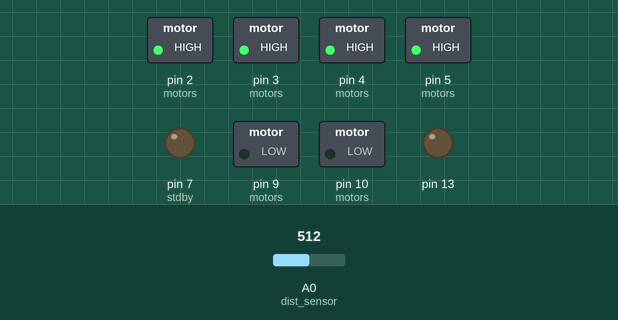
This sketch was run on a simulated Arduino Uno, built with avr-gcc and run on an emulated ATmega328P. Parts: switched loads named in the sketch (green lamp = pin HIGH), output pins drawn as LEDs (lit = HIGH). Dashed ring = blinking. The test bench sets the inputs (shaded band); at power-on: A0 (dist_sensor) = 512.

Above: at 0.1 s.
At 3.2 s:
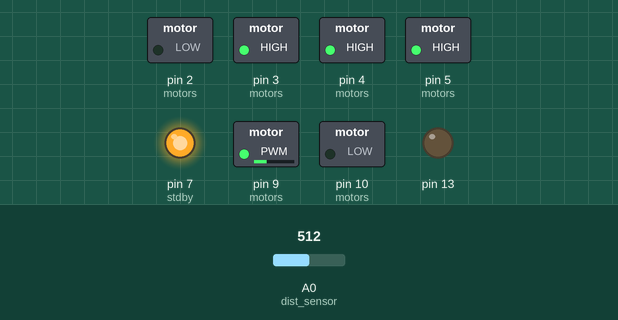
3.3 s: A0 (dist_sensor) set to 490
At 3.6 s:
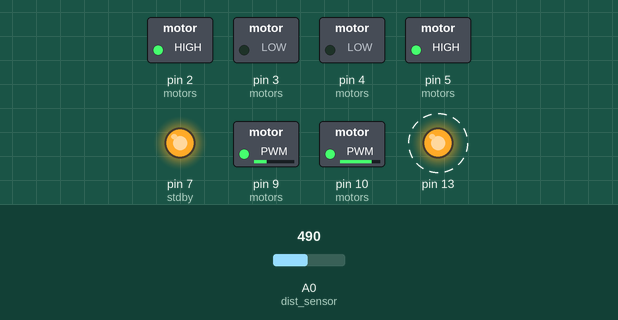
Timing chart, 0 to 12.3 s (numbered marks = the images above; inputs shaded):
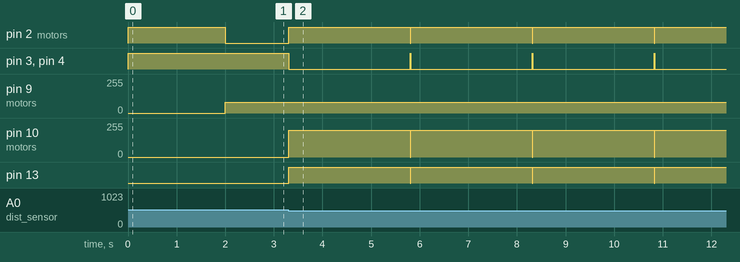

Measured:
- the behaviour switches between 500 and 499 on A0 (dist_sensor) (found by bisection; images 1 and 2)
- after the input at 3.3 s, pin 2 (motors), pin 13: alternates HIGH for 2.5 s and LOW for 0.01 s, starting at once; pin 3 (motors), pin 4 (motors): alternates HIGH for 0.01 s and LOW for 2.5 s, starting at once; pin 10 (motors): 0/255 → 200/255 at once

The sketch:

motordriver.ino
```cpp
/* -*- c -*- */

// Test of Pololu TB6612FNG Dual Motor Driver Carrier
// http://www.pololu.com/catalog/product/713

int stdby = 7;          // standby pin, must be high for anything to work

int dist_sensor = 0;    // distance sensor on analog pin 0

// And a few other constants:
int driveSpeed = 80;         // 0 to 255, I think
int steerSpeed = 200;
int backingTime = 2500; // msec

////////////////////////////////////////////////////////////
// WIRING (a proto-shield is useful):
// Side 1, input:
//   Gnd to ground
//   STDBY to pin 7 or V+
//   PWMA 9   AIN1 2  AIN2 3
//   PWMB 10  BIN1 4  BIN2 5
//
// Side 2:
//   wire both GND pins to Gnd
//   VMOT to motor power supply
//   VCC to Arduino V+
//   Motors into AO1, AO2, BO1, BO2
//

////////////////////////////////////////////////////////////
// Some generic code for handling the motor driver:

// Motor pins
// Each motor has two direction pins (both high: brake, both low: coast)
// plus one PWM speed pin.
struct motor {
    int speed;
    int dir[2];
};

// motors[0] is the drive motor; [1] is the steering motor.
struct motor motors[] = {
    { 9,  { 2, 3 } },
    { 10, { 4, 5 } }
};

void initMotor(int whichmotor)
{
    pinMode(motors[whichmotor].dir[0], OUTPUT);
    pinMode(motors[whichmotor].dir[1], OUTPUT);
    pinMode(motors[whichmotor].speed, OUTPUT);
}

void stop(int whichmotor)
{
    struct motor m = motors[whichmotor];
    digitalWrite(m.speed, 0);
    digitalWrite(m.dir[0], true);
    digitalWrite(m.dir[1], true);
}

// Drive a motor in a direction, 0 or 1
void drive(int whichmotor, int direc, int speed)
{
    if (direc == 0) {
        digitalWrite(motors[whichmotor].dir[1], true);
        digitalWrite(motors[whichmotor].dir[0], false);
    } else {
        digitalWrite(motors[whichmotor].dir[0], true);
        digitalWrite(motors[whichmotor].dir[1], false);
    }
    analogWrite(motors[whichmotor].speed, speed);
}

// End of generic code for handling the motor driver
////////////////////////////////////////////////////////////

void back_and_turn()
{
    // Light the LED to show we're still in this routine
    // (in case we get stuck):
    digitalWrite(13, true);

    // Brake the motor
    stop(0);

    // Turn the steering wheel
    drive(1, 0, steerSpeed);

    // Back up, relatively slowly
    drive(0, 1, driveSpeed);
    delay(backingTime);

    // brake and un-steer:
    stop(0);
    stop(1);

    // and turn off the LED
    digitalWrite(13, false);
}

void setup()
{
    initMotor(0);
    initMotor(1);

    pinMode(stdby, OUTPUT);

    pinMode(13, OUTPUT);

    // Start with both motors braked:
    stop(0);
    stop(1);

    delay(2000);

    // Set the standby pin high so we can drive the motors:
    digitalWrite(stdby, true);
}

void loop()
{
    // Are we about to run into something?
    // The sensor returns around 1023 until we're within about 5-10cm
    // of an object, at which point it goes down under 300.
    int dist = analogRead(dist_sensor);
    if (dist < 500)
        back_and_turn();

    drive(0, 0, driveSpeed);
    delay(10);
}
```
